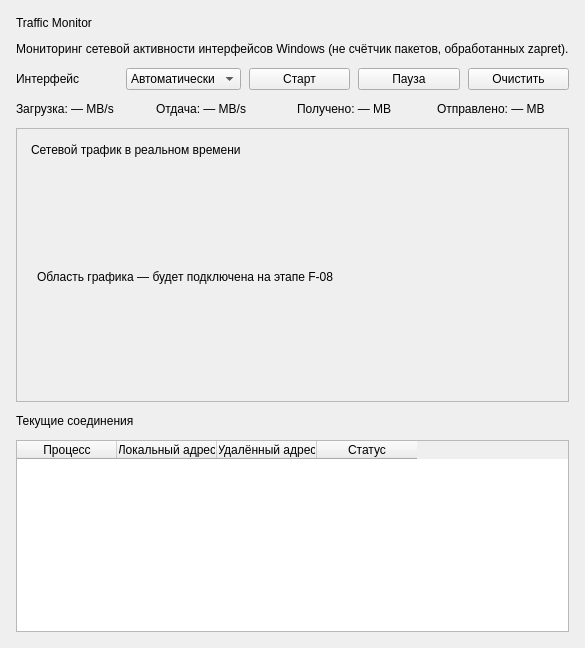
<widget class="QWidget" name="pageTraffic"><attribute name="title"><string>Трафик</string></attribute><layout class="QVBoxLayout" name="trafficLayout"><property name="leftMargin"><number>16</number></property><property name="topMargin"><number>16</number></property><property name="rightMargin"><number>16</number></property><property name="bottomMargin"><number>16</number></property><property name="spacing"><number>12</number></property><item><widget class="QLabel" name="lblTrafficTitle"><property name="text"><string>Traffic Monitor</string></property></widget></item><item><widget class="QLabel" name="lblTrafficDescription"><property name="text"><string>Мониторинг сетевой активности интерфейсов Windows (не счётчик пакетов, обработанных zapret).</string></property></widget></item><item><widget class="QWidget" name="rowTrafficControls"><layout class="QHBoxLayout" name="rowTrafficControlsLayout"><property name="leftMargin"><number>0</number></property><property name="topMargin"><number>0</number></property><property name="rightMargin"><number>0</number></property><property name="bottomMargin"><number>0</number></property><property name="spacing"><number>8</number></property><item><widget class="QLabel" name="lblTrafficInterfaceTitle"><property name="text"><string>Интерфейс</string></property></widget></item><item><widget class="QComboBox" name="cmbTrafficInterface"><item><property name="text"><string>Автоматически</string></property></item></widget></item><item><widget class="QPushButton" name="btnTrafficStart"><property name="text"><string>Старт</string></property></widget></item><item><widget class="QPushButton" name="btnTrafficPause"><property name="text"><string>Пауза</string></property></widget></item><item><widget class="QPushButton" name="btnTrafficClear"><property name="text"><string>Очистить</string></property></widget></item></layout></widget></item><item><widget class="QWidget" name="rowTrafficRates"><layout class="QHBoxLayout" name="rowTrafficRatesLayout"><property name="leftMargin"><number>0</number></property><property name="topMargin"><number>0</number></property><property name="rightMargin"><number>0</number></property><property name="bottomMargin"><number>0</number></property><property name="spacing"><number>8</number></property><item><widget class="QLabel" name="lblTrafficDownload"><property name="text"><string>Загрузка: — MB/s</string></property></widget></item><item><widget class="QLabel" name="lblTrafficUpload"><property name="text"><string>Отдача: — MB/s</string></property></widget></item><item><widget class="QLabel" name="lblTrafficTotalDown"><property name="text"><string>Получено: — MB</string></property></widget></item><item><widget class="QLabel" name="lblTrafficTotalUp"><property name="text"><string>Отправлено: — MB</string></property></widget></item></layout></widget></item><item><widget class="QFrame" name="trafficChartCard"><property name="frameShape"><enum>QFrame::StyledPanel</enum></property><layout class="QVBoxLayout" name="trafficChartCardLayout"><property name="leftMargin"><number>14</number></property><property name="topMargin"><number>14</number></property><property name="rightMargin"><number>14</number></property><property name="bottomMargin"><number>14</number></property><property name="spacing"><number>10</number></property><item><widget class="QLabel" name="trafficChartCardTitle"><property name="text"><string>Сетевой трафик в реальном времени</string></property><property name="wordWrap"><bool>true</bool></property></widget></item><item><widget class="QFrame" name="trafficChartPlaceholder"><property name="minimumSize"><size><width>0</width><height>220</height></size></property><layout class="QVBoxLayout" name="trafficChartPlaceholderLayout"><property name="leftMargin"><number>6</number></property><property name="topMargin"><number>6</number></property><property name="rightMargin"><number>6</number></property><property name="bottomMargin"><number>6</number></property><property name="spacing"><number>6</number></property><item><widget class="QLabel" name="lblTrafficChartPlaceholder"><property name="text"><string>Область графика — будет подключена на этапе F-08</string></property></widget></item></layout></widget></item></layout></widget></item><item><widget class="QLabel" name="lblTrafficConnectionsTitle"><property name="text"><string>Текущие соединения</string></property></widget></item><item><widget class="QTableWidget" name="tableTrafficConnections"><property name="alternatingRowColors"><bool>true</bool></property><property name="selectionBehavior"><enum>QAbstractItemView::SelectRows</enum></property><property name="editTriggers"><set>QAbstractItemView::NoEditTriggers</set></property><column><property name="text"><string>Процесс</string></property></column><column><property name="text"><string>Локальный адрес</string></property></column><column><property name="text"><string>Удалённый адрес</string></property></column><column><property name="text"><string>Статус</string></property></column></widget></item></layout></widget>
